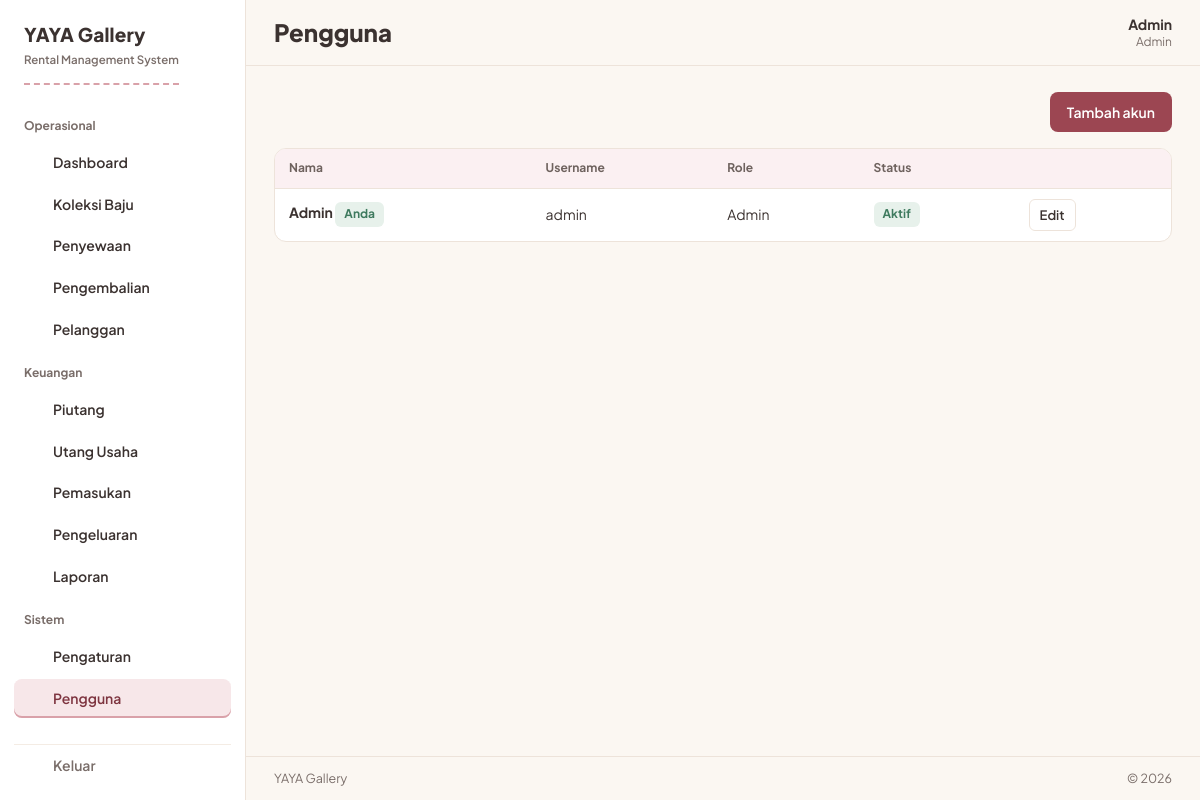
The page /pages/users.php (signed in) on the database its author committed.
### tables this page shows
CREATE TABLE settings (
  id TINYINT UNSIGNED PRIMARY KEY DEFAULT 1 CHECK (id = 1),
  business_name VARCHAR(100) NOT NULL DEFAULT 'YAYA Gallery',
  logo VARCHAR(255) DEFAULT NULL,
  address VARCHAR(255) DEFAULT NULL,
  phone VARCHAR(30) DEFAULT NULL,
  late_fee_per_day DECIMAL(12,2) NOT NULL DEFAULT 0,
  default_deposit DECIMAL(12,2) NOT NULL DEFAULT 0,
  invoice_notes TEXT
);

CREATE TABLE users (
  id INT UNSIGNED AUTO_INCREMENT PRIMARY KEY,
  name VARCHAR(100) NOT NULL,
  username VARCHAR(50) NOT NULL UNIQUE,
  password_hash VARCHAR(255) NOT NULL,
  role ENUM('admin','karyawan') NOT NULL DEFAULT 'karyawan',
  is_active TINYINT(1) NOT NULL DEFAULT 1,
  created_at TIMESTAMP NOT NULL DEFAULT CURRENT_TIMESTAMP
);

### app/config.php (called while the page is built, shortened)
<?php
$DB_HOST = '127.0.0.1';
$DB_NAME = 'yaya_gallery';
$DB_USER = 'root';
$DB_PASS = '';
try {
    $pdo = new PDO(
        'mysql:host=' . $DB_HOST . ';dbname=' . $DB_NAME . ';charset=utf8mb4',
        $DB_USER,
        $DB_PASS,
        [
            PDO::ATTR_ERRMODE            => PDO::ERRMODE_EXCEPTION,
            PDO::ATTR_DEFAULT_FETCH_MODE => PDO::FETCH_ASSOC,
        ]
    );
} catch (PDOException $e) {
    http_response_code(500);
    echo '<!doctype html><html lang="id"><head><meta charset="utf-8"><meta name="viewport" content="width=device-width, initial-scale=1"><title>YAYA Gallery</title></head>'
        . '<body style="font-family:system-ui,sans-serif;background:#FBF7F2;color:#3B3230;max-width:560px;margin:96px auto;line-height:1.6">'
        . '<h1 style="font-size:22px">Database belum siap</h1>'
        . '<p>Aplikasi tidak bisa terhubung ke MySQL. Periksa kredensial di <code>app/config.local.php</code>, lalu import skema dari <code>database/database.sql</code> lewat phpMyAdmin.</p></body></html>';
    exit;
}
function u(string $path): string
{
    return APP_BASE . '/' . ltrim($path, '/');
}
function db(): PDO
{
    global $pdo;
    return $pdo;
}
function q(string $sql, array $params = []): PDOStatement
{
    $st = db()->prepare($sql);
    $st->execute($params);
    return $st;
}
function qall(string $sql, array $params = []): array
{
    return q($sql, $params)->fetchAll();
}
function qone(string $sql, array $params = []): ?array
{
    $row = q($sql, $params)->fetch();
    return $row === false ? null : $row;
}
function settings(): array
{
    static $s = null;
    if ($s === null) {
        $s = qone('SELECT * FROM settings WHERE id = 1') ?: [];
    }
    return $s;
}
function e(mixed $v): string
{
    return htmlspecialchars((string)$v, ENT_QUOTES, 'UTF-8');
}

### app/auth.php (called while the page is built, shortened)
<?php
require_once __DIR__ . '/config.php';
function current_user(): ?array
{
    static $u = false;
    if ($u === false) {
        $u = null;
        if (!empty($_SESSION['user_id'])) {
            $u = qone('SELECT id, name, username, role FROM users WHERE id = ? AND is_active = 1', [$_SESSION['user_id']]);
        }
    }
    return $u;
}
function require_login(): void
{
    if (!current_user()) {
        redirect(u('login.php'));
    }
}
function is_admin(): bool
{
    $u = current_user();
    return $u !== null && $u['role'] === 'admin';
}
function require_admin(): void
{
    require_login();
}

### pages/users.php (the view, shortened to what this page needs)
<?php
require_once __DIR__ . '/../app/layout.php';
require_admin();
$action = $_GET['action'] ?? '';
$me = current_user();
$users = qall('SELECT id, name, username, role, is_active, created_at FROM users ORDER BY id ASC');
page_start('Pengguna', 'users.php');
?>
<?php $v = $edit ?? []; $isEdit = !empty($edit); ?>
<?php if (!empty($edit) || $action === 'baru'): ?>
    <div class="card" style="max-width:640px">
        <h2 class="section" style="margin-top:0;padding-left:0"><?= $isEdit ? 'Edit akun' : 'Tambah akun' ?></h2>
        <?php if (!empty($edit) && (int)$edit['id'] === (int)$me['id']): ?>
            <p class="hint">Ini akun Anda sendiri: role dan status dikunci agar tidak terkunci dari aplikasi.</p>
        <?php endif; ?>
        <form method="post">
            <?= csrf_field() ?>
            <input type="hidden" name="do" value="simpan">
            <input type="hidden" name="id" value="<?= (int)($edit['id'] ?? 0) ?>">
            <div class="form-grid">
                <div>
                    <label for="name">Nama</label>
                    <input type="text" id="name" name="name" required value="<?= e($v['name'] ?? '') ?>" placeholder="mis. Feli">
                </div>
                <div>
                    <label for="username">Username</label>
                    <input type="text" id="username" name="username" required value="<?= e($v['username'] ?? '') ?>" autocomplete="off">
                </div>
                <div>
                    <label for="password">Password <?= $isEdit ? '(kosongkan bila tidak diganti)' : '' ?></label>
                    <input type="password" id="password" name="password" autocomplete="new-password" <?= $isEdit ? '' : 'required' ?>>
                    <p class="hint">Minimal 6 karakter untuk akun baru.</p>
                </div>
                <div>
                    <label for="role">Role</label>
                    <select id="role" name="role" <?= (!empty($edit) && (int)$edit['id'] === (int)$me['id']) ? 'disabled' : '' ?>>
                        <option value="admin" <?= ($v['role'] ?? '') === 'admin' ? 'selected' : '' ?>>Admin</option>
                        <option value="karyawan" <?= ($v['role'] ?? 'karyawan') === 'karyawan' ? 'selected' : '' ?>>Karyawan</option>
                    </select>
                    <?php if ((!empty($edit) && (int)$edit['id'] === (int)$me['id'])): ?>
                        <input type="hidden" name="role" value="admin">
                    <?php endif; ?>
                </div>
                <div>
                    <label for="is_active">Status akun</label>
                    <select id="is_active" name="is_active" <?= (!empty($edit) && (int)$edit['id'] === (int)$me['id']) ? 'disabled' : '' ?>>
                        <option value="1" <?= (int)($v['is_active'] ?? 1) === 1 ? 'selected' : '' ?>>Aktif</option>
                        <option value="0" <?= (int)($v['is_active'] ?? 1) === 0 ? 'selected' : '' ?>>Nonaktif</option>
                    </select>
                    <?php if ((!empty($edit) && (int)$edit['id'] === (int)$me['id'])): ?>
                        <input type="hidden" name="is_active" value="1">
                    <?php endif; ?>
                </div>
            </div>
            <div class="form-actions">
                <button type="submit" class="btn btn-primary">Simpan</button>
                <a class="btn btn-ghost" href="users.php">Batal</a>
            </div>
        </form>
    </div>
<?php else: ?>
    <div class="pagebar">
        <a class="btn btn-primary" href="users.php?action=baru">Tambah akun</a>
    </div>
    <div class="table-wrap">
        <table>
            <thead><tr><th>Nama</th><th>Username</th><th>Role</th><th>Status</th><th></th></tr></thead>
            <tbody>
            <?php foreach ($users as $u): ?>
                <tr>
                    <td class="cell-main"><?= e($u['name']) ?><?= (int)$u['id'] === (int)$me['id'] ? ' <span class="badge st-ok">Anda</span>' : '' ?></td>
                    <td><?= e($u['username']) ?></td>
                    <td><?= e(ucfirst($u['role'])) ?></td>
                    <td><?= (int)$u['is_active'] === 1 ? '<span class="badge st-ok">Aktif</span>' : '<span class="badge st-off">Nonaktif</span>' ?></td>
                    <td>
                        <span class="rowactions">
                            <a class="btn btn-ghost btn-sm" href="users.php?action=edit&id=<?= (int)$u['id'] ?>">Edit</a>
                        </span>
                    </td>
                </tr>
            <?php endforeach; ?>
            </tbody>
        </table>
    </div>
<?php endif; ?>
<?php
page_end();

### app/layout.php (shortened to what this page needs)
<?php
require_once __DIR__ . '/auth.php';
function icon(string $name): string
{
    $paths = [
        'dashboard'   => '<rect x="3.5" y="3.5" width="7" height="7" rx="1.5"/><rect x="13.5" y="3.5" width="7" height="7" rx="1.5"/><rect x="3.5" y="13.5" width="7" height="7" rx="1.5"/><rect x="13.5" y="13.5" width="7" height="7" rx="1.5"/>',
        'koleksi'     => '<path d="M13 6.7a2 2 0 1 0-2-2"/><path d="M13 6.7v.9L4.6 14a1.25 1.25 0 0 0 .75 2.25h13.3A1.25 1.25 0 0 0 19.4 14Z"/>',
        'sewa'        => '<rect x="3.5" y="5" width="17" height="15.5" rx="2"/><path d="M8 3v4M16 3v4M3.5 10.5h17"/><path d="m9.8 15.4 1.7 1.7 3.4-3.4"/>',
        'pengembalian'=> '<path d="M9.5 14.5 4.5 9.5l5-5"/><path d="M4.5 9.5h9.5a5.75 5.75 0 0 1 0 11.5H11"/>',
        'pelanggan'   => '<circle cx="12" cy="8" r="3.4"/><path d="M5.5 20a6.5 6.5 0 0 1 13 0"/>',
        'piutang'     => '<path d="M6.5 3.5h7.5l4.5 4.5v12a.5.5 0 0 1-.5.5H6.5a.5.5 0 0 1-.5-.5V4a.5.5 0 0 1 .5-.5Z"/><path d="M14 3.5V8h4.5"/><path d="M9.75 14.75h4.5M12 12.5v4.5"/>',
        'utang'       => '<path d="M6.5 3.5h7.5l4.5 4.5v12a.5.5 0 0 1-.5.5H6.5a.5.5 0 0 1-.5-.5V4a.5.5 0 0 1 .5-.5Z"/><path d="M14 3.5V8h4.5"/><path d="M9.75 14.75h4.5"/>',
        'pemasukan'   => '<path d="M12 3.5v8.5M8.5 8.5 12 12l3.5-3.5"/><path d="M4 13.5v5A1.5 1.5 0 0 0 5.5 20h13a1.5 1.5 0 0 0 1.5-1.5v-5"/>',
        'pengeluaran' => '<path d="M12 12.5V4M8.5 7.5 12 4l3.5 3.5"/><path d="M4 13.5v5A1.5 1.5 0 0 0 5.5 20h13a1.5 1.5 0 0 0 1.5-1.5v-5"/>',
        'laporan'     => '<path d="M5 20v-8M12 20V6M19 20V9.5"/>',
        'pengaturan'  => '<path d="M4 7h8.5M17.5 7H20M4 17h2.5M11.5 17H20"/><circle cx="15" cy="7" r="2.2"/><circle cx="9" cy="17" r="2.2"/>',
        'pengguna'    => '<circle cx="9" cy="8.5" r="3"/><path d="M3.5 19.5a5.5 5.5 0 0 1 11 0"/><circle cx="16.8" cy="9.5" r="2.4"/><path d="M14.8 19.5h5.7a4.6 4.6 0 0 0-4-4.6"/>',
        'logout'      => '<path d="M9.5 4H5.5A1.5 1.5 0 0 0 4 5.5v13A1.5 1.5 0 0 0 5.5 20h4M15 8l4 4-4 4M19 12H8.5"/>',
        'cuci'        => '<rect x="3.5" y="3.5" width="17" height="17" rx="2"/><circle cx="12" cy="12" r="5"/><path d="M12 9.5v2.5l1.8 1.8"/>',
        'wa'          => '<path d="M12 3.5a8.5 8.5 0 0 0-7.3 12.8L3.5 20.5l4.3-1.1A8.5 8.5 0 1 0 12 3.5Z"/><path d="M9.2 8.7c.6 2.9 2.4 4.6 5.3 5.3l.9-1.6-1.9-.9-.8.7a5.3 5.3 0 0 1-1.7-1.7l.7-.8-.9-1.9Z"/>',
        'print'       => '<path d="M7 8V3.5h10V8"/><rect x="4" y="8" width="16" height="8" rx="1.5"/><path d="M7 13.5h10v7H7z"/>',
    ];
    $label = [
        'dashboard' => 'Dashboard', 'koleksi' => 'Koleksi', 'sewa' => 'Penyewaan', 'pengembalian' => 'Pengembalian',
        'pelanggan' => 'Pelanggan', 'piutang' => 'Piutang', 'utang' => 'Utang', 'pemasukan' => 'Pemasukan',
        'pengeluaran' => 'Pengeluaran', 'laporan' => 'Laporan', 'pengaturan' => 'Pengaturan', 'pengguna' => 'Pengguna',
        'logout' => 'Keluar', 'cuci' => 'Laundry', 'wa' => 'WhatsApp', 'print' => 'Cetak',
    ];
    return '<svg viewBox="0 0 24 24" class="ic" fill="none" stroke="currentColor" stroke-width="1.7" stroke-linecap="round" stroke-linejoin="round" aria-hidden="true">' . ($paths[$name] ?? '') . '</svg>';
}
function nav_link(string $href, string $file, string $iconName, string $label, string $active): string
{
    $isActive = $active === $file;
    return '<a href="' . e(u($href)) . '"' . ($isActive ? ' aria-current="page"' : '') . '>'
        . icon($iconName) . '<span>' . e($label) . '</span>'
        . '</a>';
}
function page_start(string $title, string $active): void
{
    $s = settings();
    $user = current_user();
    $brand = $s['business_name'] ?: 'YAYA Gallery';
    $groups = [
        'Operasional' => [
            ['pages/dashboard.php', 'dashboard.php', 'dashboard', 'Dashboard'],
            ['pages/koleksi.php', 'koleksi.php', 'koleksi', 'Koleksi Baju'],
            ['pages/sewa.php', 'sewa.php', 'sewa', 'Penyewaan'],
            ['pages/pengembalian.php', 'pengembalian.php', 'pengembalian', 'Pengembalian'],
            ['pages/pelanggan.php', 'pelanggan.php', 'pelanggan', 'Pelanggan'],
        ],
        'Keuangan' => [
            ['pages/piutang.php', 'piutang.php', 'piutang', 'Piutang'],
            ['pages/utang.php', 'utang.php', 'utang', 'Utang Usaha'],
            ['pages/pemasukan.php', 'pemasukan.php', 'pemasukan', 'Pemasukan'],
            ['pages/pengeluaran.php', 'pengeluaran.php', 'pengeluaran', 'Pengeluaran'],
            ['pages/laporan.php', 'laporan.php', 'laporan', 'Laporan'],
        ],
    ];
    if ($user && $user['role'] === 'admin') {
        $groups['Sistem'] = [
            ['pages/pengaturan.php', 'pengaturan.php', 'pengaturan', 'Pengaturan'],
            ['pages/users.php', 'users.php', 'pengguna', 'Pengguna'],
        ];
    }
    ?>
<!doctype html>
<html lang="id">
<head>
<link rel="stylesheet" href="<?= u("assets/css/style.css") ?>">
</head>
<body>
<div class="shell">
    <aside class="sidebar" id="sidebar" aria-label="Menu utama">
        <p class="brand">
            <span class="brand-name"><?= e($brand) ?></span>
        </p>
        <p class="brand-sub">Rental Management System</p>
        <nav>
            <?php foreach ($groups as $groupName => $items): ?>
                <p class="nav-group"><?= e($groupName) ?></p>
                <?php foreach ($items as [$href, $file, $ic, $label]): ?>
                    <?= nav_link($href, $file, $ic, $label, $active) ?>
                <?php endforeach; ?>
            <?php endforeach; ?>
        </nav>
        <form method="post" action="<?= u("logout.php") ?>" class="nav-logout-form">
            <button type="submit" class="nav-logout"><?= icon('logout') ?><span>Keluar</span></button>
        </form>
    </aside>
    <div class="maincol">
        <header class="topbar">
            <h1><?= e($title) ?></h1>
            <div class="userchip">
                <span class="user-name"><?= e($user['name'] ?? '') ?></span>
                <span class="user-role"><?= e($user['role'] ?? '') ?></span>
            </div>
        </header>
        <main class="main" id="main">
<?php
}
function page_end(): void
{
    $s = settings();
    ?>
        </main>
        <footer class="appfoot"><span><?= e($s['business_name'] ?: 'YAYA Gallery') ?></span><span>&copy; <?= date('Y') ?></span></footer>
    </div>
</div>
</body>
</html>
<?php
}

### rows shown on the page
settings: business_name "YAYA Gallery"
users: name "Admin", role "Admin", shows "Anda", username "admin", is_active "Aktif"

### other values the page prints
$groupName "Operasional"
$label "Dashboard"
$label "Koleksi Baju"
$label "Penyewaan"
$label "Pengembalian"
$label "Pelanggan"
$groupName "Keuangan"
$label "Piutang"
$label "Utang Usaha"
$label "Pemasukan"
$label "Pengeluaran"
$label "Laporan"
$groupName "Sistem"
$label "Pengaturan"
$label "Pengguna"
